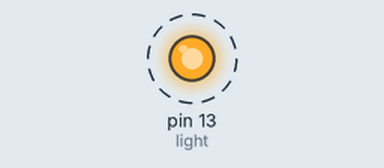
Bench run of a sketch on a simulated Arduino Uno, built with avr-gcc and run on an emulated ATmega328P. Parts: output pins drawn as LEDs (lit = HIGH). Dashed ring = blinking.

Above: at 0.1 s.
Timing chart, 0 to 3.0 s (numbered marks = the images above):
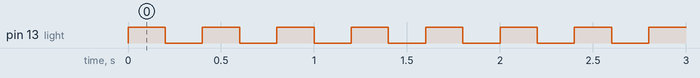

The sketch:

LED_Test.ino
```cpp
int light  = 13;
int wait = 200;

void setup() {
  // put your setup code here, to run once:
  pinMode(light, OUTPUT);
}

void loop() {
  // put your main code here, to run repeatedly:
  digitalWrite(light, HIGH);
  delay(wait);
  digitalWrite(light, LOW);
  delay(wait);
}
```

Measured:
- by itself, pin 13 (light): alternates HIGH for 0.20 s and LOW for 0.20 s
